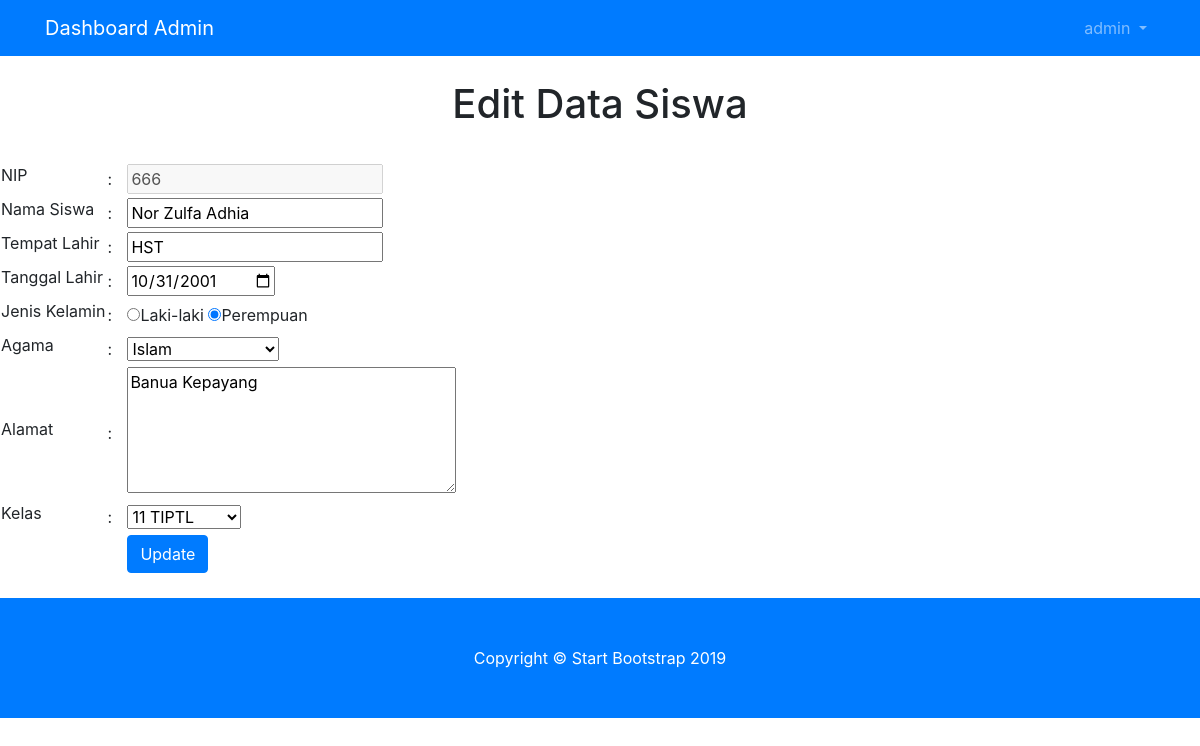
/dashboard/siswa/siswa_edit.php?nis=666 (signed in), run on an earlier commit of the app's database.
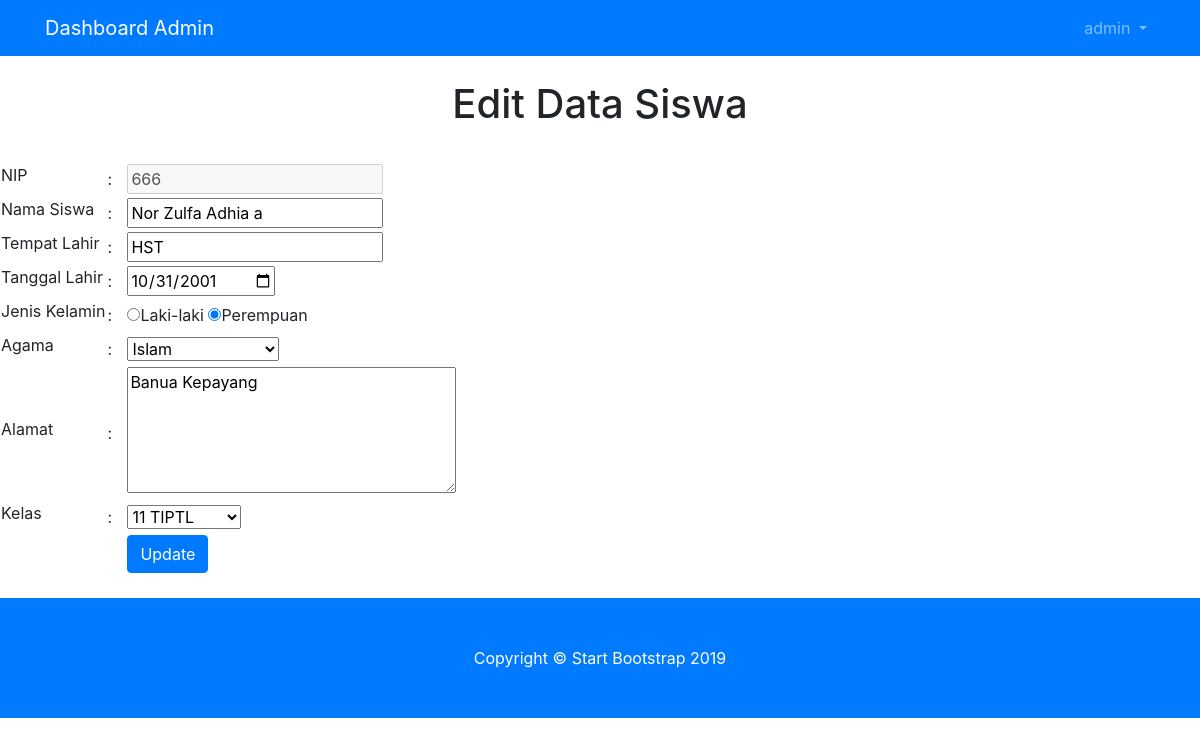
And on a later commit of the database.
### tables this page shows
CREATE TABLE `siswa` (
  `nis` int(11) NOT NULL,
  `nama` varchar(100) NOT NULL,
  `alamat` varchar(100) NOT NULL,
  `gender` char(1) NOT NULL,
  `tglLahir` date NOT NULL,
  `tempatLahir` varchar(100) NOT NULL,
  `idKelas` int(11) DEFAULT NULL,
  `pass` int(11) DEFAULT NULL,
  `agama` varchar(100) DEFAULT NULL,
  `pathImg` varchar(100) DEFAULT NULL
);

### dashboard/siswa/siswa_edit.php (the view, shortened to what this page needs)
<?php
include '../layout/header.php';
if (empty($_SESSION['username']) AND empty($_SESSION['passuser'])) {
	echo "<center>Untuk mengakses halaman ini, Anda harus login <br>";
	echo "<a href=index.php><b>LOGIN</b></a></center>";
}
else{
	?>
	<br>
	<form action="siswa_aksi_edit.php" method="post" enctype="multipart/form-data">
			<?php
			$nis=$_GET['nis'];
			$query=mysql_query("SELECT siswa.nama,nis,alamat,gender,tglLahir,tempatLahir,agama, idKelas as kelas FROM siswa where nis='$nis'");
			?>
			<h1 align="center">Edit Data Siswa</h1>
			<br>
			<table border="0">
				<?php
				while($row=mysql_fetch_array($query)){
					$jenis_kelamin=$row['gender'];
					$agama=$row['agama'];
					$kelas=$row['kelas'];
					?>
					<tr>
						<td><input type="hidden" name="nis" value="<?php echo $row['nis'];?>" /></td>
					</tr>
					<tr>
						<td><label for="nip">NIP</label></td>
						<td width="20px"> : </td>
						<td><input type="text" name="nis" id="nis" class="input1" placeholder="nis"  disabled="disabled" value="<?php echo $row['nis'];?>" required /></td>
					</tr>
					<tr>
						<td><label for="nama_siswa">Nama Siswa</label></td>
						<td> : </td>
						<td><input type="text" name="nama" id="nama_siswa" class="input1" placeholder="nama siswa" value="<?php echo $row['nama'];?>" required /></td>
					</tr>
					<tr>
						<td><label for="tempat_lahir">Tempat Lahir</label></td>
						<td> : </td>
						<td><input type="text" name="tempatLahir" id="tempat_lahir" class="input1" placeholder="tempat lahir" value="<?php echo $row['tempatLahir'];?>" required /></td>
					</tr>
					<td><label for="tanggal_lahir">Tanggal Lahir</label></td>
					<td> : </td>
					<td><input type="date" name="tglLahir" id="tanggal_lahir" class="input1" placeholder="tanggal lahir" value="<?php echo $row['tglLahir'];?>" required /></td>
				<tr>
					<td><label for="gender">Jenis Kelamin</label></td>
					<td> : </td>
					<td>
						<input type="radio" name="gender" value="L" id="jenis_kelamin" <?php if($jenis_kelamin=="L"){echo "checked=\"checked\"";}?><label class="" for="">Laki-laki </label>
						<input type="radio" name="gender" value="P" id="jenis_kelamin" <?php if($jenis_kelamin=="P"){echo "checked=\"checked\"";}?><label class="" for="">Perempuan </label>
					</td>
				</tr>
				<tr>
					<td><label for="agama">Agama</label></td>
					<td> : </td>
					<td>
						<select name="agama" class="input5" required>
							<option value="" selected="selected">--Pilih Agama
								<option value="Islam"<?php if ($agama=="Islam") { echo "selected=\"selected\""; } ?>>Islam</option>
							</select>
						</td>
					</tr>
					<tr>
						<td><label for="alamat">Alamat</label></td>
						<td>:</td>
						<td><textarea name="alamat" id="alamat" class="input2" rows="5" cols="30" placeholder="alamat" required><?php echo $row['alamat'];?></textarea></td>
					</tr>
					<tr>
						<td><label for="kelas">Kelas</label></td>
						<td> : </td>
						<td>
							<select name="kelas" class="input5" required>
								<option value="" selected="selected">--Pilih Kelas
									<option value="5"<?php if ($kelas=="5") { echo "selected=\"selected\""; } ?>>11 TIPTL</option>
								</select>
							</td>
						</tr>
						<td></td>
						<td></td>
						<td><input type="submit" class="btn btn-primary" value="Update" /></td>
				<?php } ?>
			</table>
		</form>
		<br>
<?php }
include '../layout/footer.php';
?>

What changed in the data, as far as the page shows it:
changed siswa "HST": nama "Nor Zulfa Adhia" → "Nor Zulfa Adhia a"
